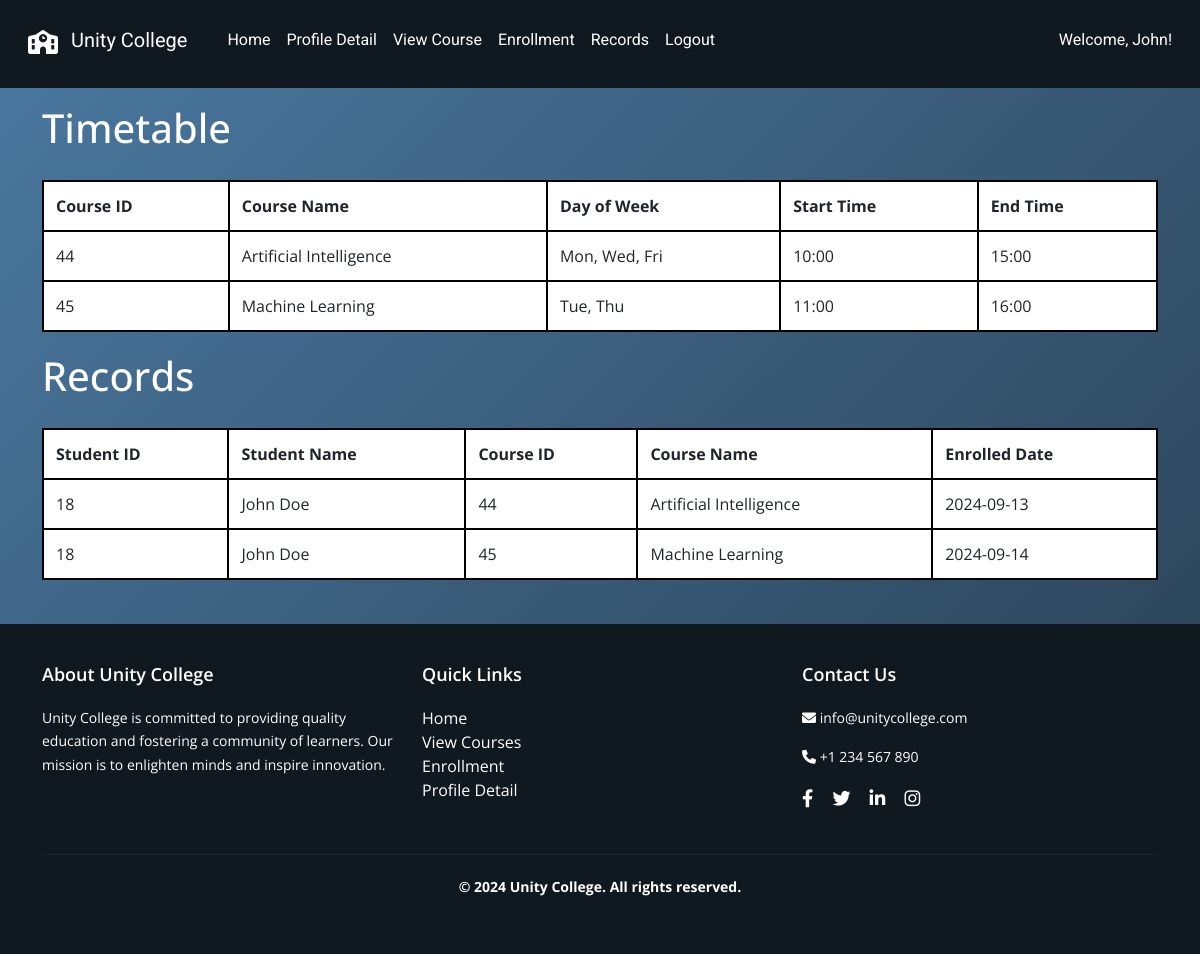
Page /student/records (signed in) on the committed database.
### tables this page shows
CREATE TABLE "schedule" (
    "id" INTEGER PRIMARY KEY AUTOINCREMENT,
    "course_id" INTEGER NOT NULL,
    "day_of_week" TEXT NOT NULL,
    "start_time" TEXT NOT NULL,
    "end_time" TEXT NOT NULL,
    FOREIGN KEY("course_id") REFERENCES "course"("id") ON DELETE CASCADE
);

CREATE TABLE "course" (
    "id" INTEGER PRIMARY KEY AUTOINCREMENT,
    "name" TEXT NOT NULL,
    "image" TEXT NOT NULL,
    "description" TEXT NOT NULL,
    "credits" INTEGER NOT NULL,
    "lecturer" TEXT NOT NULL
);

CREATE TABLE "enrollment" (
    "id" INTEGER PRIMARY KEY AUTOINCREMENT,
    "student_id" INTEGER NOT NULL,
    "course_id" INTEGER NOT NULL,
    "enroll_date" DATE NOT NULL,
    FOREIGN KEY("student_id") REFERENCES "student"("id") ON DELETE RESTRICT,
    FOREIGN KEY("course_id") REFERENCES "course"("id") ON DELETE RESTRICT
);

### app.py (the view)
@app.route('/student/records')
def view_enrollment_records():
    if 'username' not in session or session.get('user_type') != 'student':
        return redirect(url_for('student_login'))
    student_id = session.get('uid')  # Get student ID from session
    if not student_id:
        return redirect(url_for('home'))
    try:
        enrollments = query_db("""
            SELECT e.student_id,
                   s.first_name || ' ' || s.last_name AS full_name,
                   c.id AS course_id,
                   c.name AS course_name,
                   e.enroll_date
            FROM enrollment e
            JOIN student s ON e.student_id = s.id
            JOIN course c ON e.course_id = c.id
            WHERE e.student_id = ?
        """, (student_id,))
        timetable = query_db("""
            SELECT sc.course_id, c.name AS course_name, sc.day_of_week, sc.start_time, sc.end_time
            FROM schedule sc
            JOIN course c ON sc.course_id = c.id
            WHERE sc.course_id IN (
                SELECT e.course_id FROM enrollment e WHERE e.student_id = ?
            )
            ORDER BY sc.day_of_week, sc.start_time
        """, (student_id,))
    except Exception as e:
        print(traceback.format_exc())
        enrollments = []
        timetable = []
    return render_template('student/records.html',
                           enrollments=enrollments,
                           timetable=timetable,
                           username=session.get('username'))

### dbcontroller.py (called while the page is built)
def query_db(query, args=(), one=False):
    con = sqlite3.connect('advweb.db')
    cur = con.cursor()
    cur.execute(query, args)
    rv = cur.fetchall()
    cur.close()
    con.close()
    return (rv[0] if rv else None) if one else rv

### templates/student/records.html (shortened to what this page needs)
{% extends "/student/layout.html" %} {% block content %}
<link rel="stylesheet" href="/static/css/student/record.css" />
<h1>Timetable</h1>
<div class="table-responsive">
  <table>
    <thead>
      <tr>
        <th>Course ID</th>
        <th>Course Name</th>
        <th>Day of Week</th>
        <th>Start Time</th>
        <th>End Time</th>
      </tr>
    </thead>
    <tbody>
      {% if timetable %} {% for item in timetable %}
      <tr>
        <td>{{ item[0] }}</td>
        <td>{{ item[1] }}</td>
        <td>{{ item[2] }}</td>
        <td>{{ item[3] }}</td>
        <td>{{ item[4] }}</td>
      </tr>
      {% endfor %} {% else %}
      <tr>
        <td colspan="5">No timetable records found.</td>
      </tr>
      {% endif %}
    </tbody>
  </table>
</div>
<h1>Records</h1>
<div class="table-responsive">
  <table>
    <thead>
      <tr>
        <th>Student ID</th>
        <th>Student Name</th>
        <th>Course ID</th>
        <th>Course Name</th>
        <th>Enrolled Date</th>
      </tr>
    </thead>
    <tbody>
      {% if enrollments %} {% for enrollment in enrollments %}
      <tr>
        <td>{{ enrollment[0] }}</td>
        <td>{{ enrollment[1] }}</td>
        <td>{{ enrollment[2] }}</td>
        <td>{{ enrollment[3] }}</td>
        <td>{{ enrollment[4] }}</td>
      </tr>
      {% endfor %} {% else %}
      <tr>
        <td colspan="5">No enrollment records found.</td>
      </tr>
      {% endif %}
    </tbody>
  </table>
</div>
{% endblock %}

### static/css/student/layout.css (style rules this page uses)
html, body { height: 100%; margin: 0; font-family: "Open Sans", sans-serif; }
body { display: flex; flex-direction: column; }
body { background: linear-gradient(135deg, #4b79a1 0%, #283e51 100%) no-repeat center center fixed; }

### static/css/student/record.css (style rules this page uses)
.table-responsive { overflow-x: auto; -webkit-overflow-scrolling: touch; }
table { width: 100%; border-collapse: collapse; margin: 20px 0; background-color: white; }
table, th, td { border: 2px solid black; }
th, td { padding: 12px; text-align: left; white-space: nowrap; }
h1 { color: white; }

### rows in the picture
schedule: course "44", name "Artificial Intelligence", day_of_week "Mon, Wed, Fri", start_time "10:00", end_time "15:00"
schedule: course "45", name "Machine Learning", day_of_week "Tue, Thu", start_time "11:00", end_time "16:00"
enrollment: student "18", enrollment "John Doe", enrollment "44", name "Artificial Intelligence", enroll_date "2024-09-13"
enrollment: student "18", enrollment "John Doe", enrollment "45", name "Machine Learning", enroll_date "2024-09-14"

### other values in the picture
{{ username }} "John"
